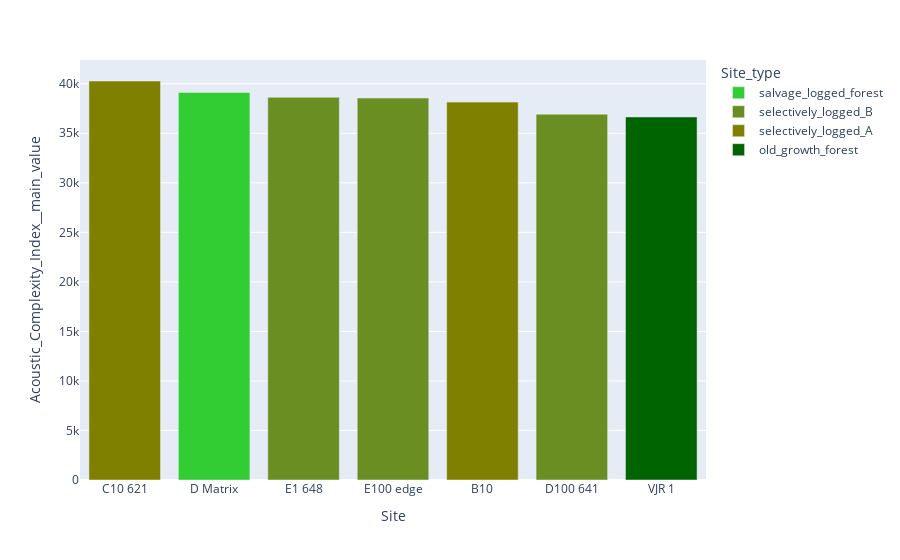

The cell this chart's notebook holds for it:
### Code cell
%store -r color_discrete_map

fig = px.bar(dfaxic6am, 
             x = 'Site', 
             y = 'Acoustic_Complexity_Index__main_value', 
             color = 'Site_type', 
             color_discrete_map = color_discrete_map,
            )
fig.update_layout(xaxis ={'categoryorder':'total descending'})

fig.show()

### Figure 1 — Plotly figure (JSON) as saved in the notebook; plotly's stock layout.template omitted (floating-point values rounded to 4 significant figures)
{"data": [{"alignmentgroup": "True", "hovertemplate": "Site_type=salvage_logged_forest<br>Site=%{x}<br>Acoustic_Complexity_Index__main_value=%{y}<extra></extra>", "legendgroup": "salvage_logged_forest", "marker": {"color": "LimeGreen"}, "name": "salvage_logged_forest", "offsetgroup": "salvage_logged_forest", "orientation": "v", "showlegend": true, "textposition": "auto", "type": "bar", "x": ["D Matrix"], "xaxis": "x", "y": [39130.0], "yaxis": "y"}, {"alignmentgroup": "True", "hovertemplate": "Site_type=selectively_logged_B<br>Site=%{x}<br>Acoustic_Complexity_Index__main_value=%{y}<extra></extra>", "legendgroup": "selectively_logged_B", "marker": {"color": "OliveDrab"}, "name": "selectively_logged_B", "offsetgroup": "selectively_logged_B", "orientation": "v", "showlegend": true, "textposition": "auto", "type": "bar", "x": ["E1 648", "D100 641", "E100 edge"], "xaxis": "x", "y": [38630.0, 36930.0, 38550.0], "yaxis": "y"}, {"alignmentgroup": "True", "hovertemplate": "Site_type=selectively_logged_A<br>Site=%{x}<br>Acoustic_Complexity_Index__main_value=%{y}<extra></extra>", "legendgroup": "selectively_logged_A", "marker": {"color": "Olive"}, "name": "selectively_logged_A", "offsetgroup": "selectively_logged_A", "orientation": "v", "showlegend": true, "textposition": "auto", "type": "bar", "x": ["B10", "C10 621"], "xaxis": "x", "y": [38150.0, 40280.0], "yaxis": "y"}, {"alignmentgroup": "True", "hovertemplate": "Site_type=old_growth_forest<br>Site=%{x}<br>Acoustic_Complexity_Index__main_value=%{y}<extra></extra>", "legendgroup": "old_growth_forest", "marker": {"color": "DarkGreen"}, "name": "old_growth_forest", "offsetgroup": "old_growth_forest", "orientation": "v", "showlegend": true, "textposition": "auto", "type": "bar", "x": ["VJR 1"], "xaxis": "x", "y": [36650.0], "yaxis": "y"}], "layout": {"autosize": true, "barmode": "relative", "legend": {"title": {"text": "Site_type"}, "tracegroupgap": 0}, "margin": {"t": 60}, "xaxis": {"anchor": "y", "autorange": true, "categoryorder": "total descending", "domain": [0, 1], "range": [-0.5, 6.5], "title": {"text": "Site"}, "type": "category"}, "yaxis": {"anchor": "x", "autorange": true, "domain": [0, 1], "range": [0, 42400.0], "title": {"text": "Acoustic_Complexity_Index__main_value"}, "type": "linear"}}}
